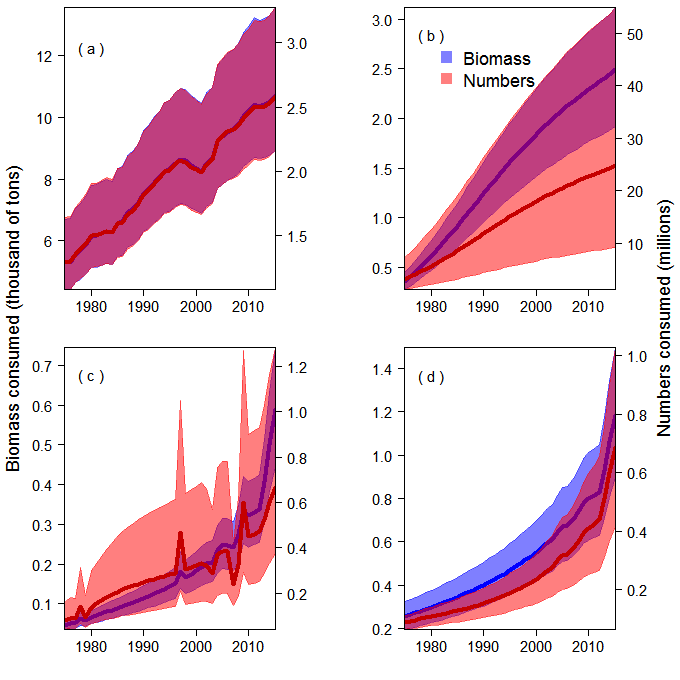

This figure's R source:
load("simOutput.Rdata", verbose = FALSE)

png("results_plot_sensitivity.png", height=680,width=680)

par(mfrow=c(2,2), mai=c(0.7,0.9,0.1,0.9))
nr = length(na.omit(simBC_cspjya[1,,pi,1,1,1]))

for(pi in 1:4)
{
  bx = (apply(simBC_cspjya[1,1:nr,pi,,,],c(1,3),sum)/1000000)
  nx = (apply(simNC_cspjya[1,1:nr,pi,,,],c(1,3),sum)/1000000)
  
  qbx = t(apply(bx,2,function(xx){return(quantile(xx,probs=c(0.025,0.5,0.975)))}))
  qnx = t(apply(nx,2,function(xx){return(quantile(xx,probs=c(0.025,0.5,0.975)))}))
  
  matplot(1975:2015,
          qbx[6:46,], 
          #ylim=c(0,30),
          type="l",
          lty=1,
          ylab="",
          xlab="",
          xaxs="i",
          yaxs="i",
          axes=FALSE,
          lwd=c(1,4,1),
          col=c(rgb(0,0,1,0.5),"blue",rgb(0,0,1,0.5))
          
  )
  polygon(c(1975:2015,2015:1975),
          c(qbx[6:46,1],qbx[46:6,3]),
          col=rgb(0,0,1,0.5),
          border=FALSE)
  
  axis(2,
       cex.axis=1.5,
       las=1)
  par(new=TRUE)
  matplot(1975:2015,
          qnx[6:46,],
          type="l",
          lty=1,
          xaxs="i",
          yaxs="i",
          ylab="",
          xlab="",
          lwd=c(1,4,1),
          col=c(rgb(1,0,0,0.5),"darkred",rgb(1,0,0,0.5)),
          axes=FALSE)
  text(1980,max(qnx[6:46,])*0.9,paste("(",letters[pi],")"),
       cex=1.5)  
  polygon(c(1975:2015,2015:1975),
          c(qnx[6:46,1],qnx[46:6,3]),
          col=rgb(1,0,0,0.5),
          border=FALSE)
  axis(4,         
       cex.axis=1.5,
       las=1)
  axis(1,
       cex.axis=1.5
)
  
  if(pi==2)
    legend(1980,max(qnx[6:46,])*0.9,
           legend=c("Biomass", "Numbers"),
           col=c(rgb(0,0,1,0.5),rgb(1,0,0,0.5)),
           pch=15,
           bty="n",
           pt.cex=2.5,
           cex=1.8)
  box()
  
}
par(new=TRUE, mfrow=c(1,1))
plot(1, type="n",
     xlab="",
     ylab="",
     axes=FALSE)

mtext("Biomass consumed (thousand of tons)",2, cex=1.5,line=3)
mtext("Numbers consumed (millions)",4, cex=1.5, line=3)

dev.off()
